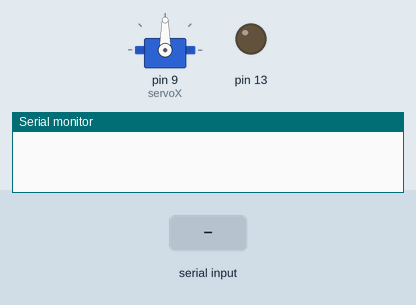
A sketch run on a simulated Arduino Uno, built with avr-gcc and run on an emulated ATmega328P. Shown: servo, output pins drawn as LEDs (lit = HIGH), the last lines printed to the serial monitor. The test bench sets the inputs (shaded band).

Above: at 1.2 s.
1.3 s: "1" received over the second serial link
At 2.5 s:
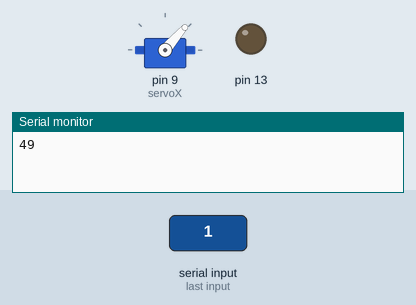
2.8 s: "0" received over the second serial link
At 3.6 s:
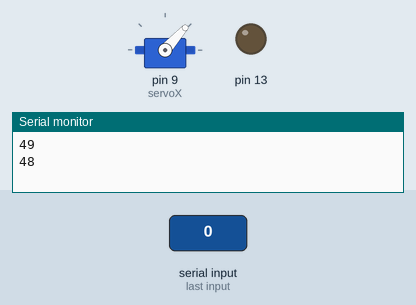
Timing chart, 0 to 5.8 s (numbered marks = the images above; inputs shaded):
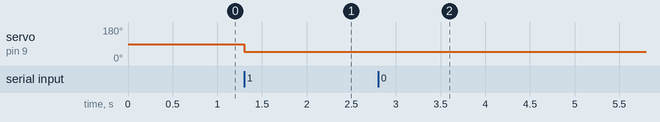

Measured:
- after the input at 1.3 s, servo on pin 9 (servoX): 90° → 49° at once
- after the input at 2.8 s, servo on pin 9 (servoX): 49° → 48° at once

The sketch:

arduino_bluetooth_receive.ino
```cpp
// software defined serials allow you to use more than
// just the USB already provided to you
#include <SoftwareSerial.h>

// Rx on the Arduino should be connected to Tx on the BT module
// and vice versa.
int bluetoothTx = 3;
int bluetoothRx = 2;

// initialize the software serial by telling it
// which pins are which
SoftwareSerial bluetooth(bluetoothRx, bluetoothTx);

#include <Servo.h> // load the Servo class
Servo servoX;  // create servo object to control a servo

void setup() {
  Serial.begin(9600);
  pinMode(13, OUTPUT);

  bluetooth.begin(9600);  // Start bluetooth serial at 9600

  servoX.attach(9);  // attaches the servo on pin 9 to the servo object
}

void loop() {

  while (bluetooth.available() > 0) {
    // read the incoming bytes
    int posX = bluetooth.read();

    // "write" for a servo motor just tells it what angle to go to
    servoX.write(posX);

    // optionally, echo the values out the USB serial
    Serial.println(posX);

  }

  // wait a tick
  delay(2);
}
```
